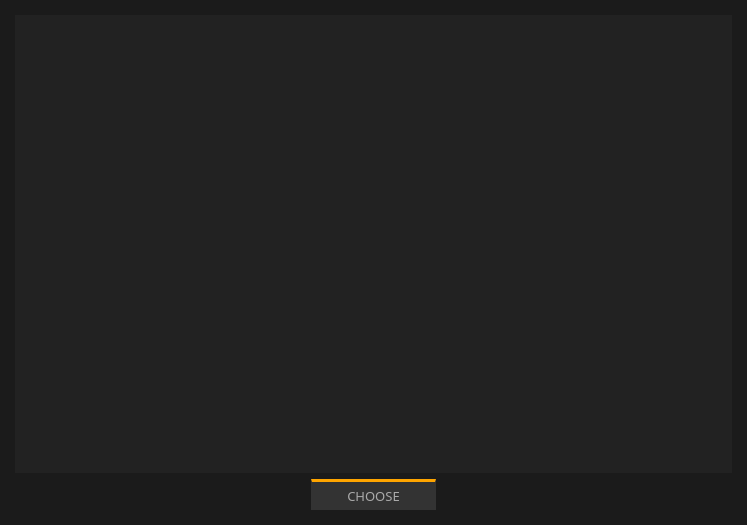
<?xml version="1.0" encoding="UTF-8"?>
<ui version="4.0">
 <class>AddressBookDialog</class>
 <widget class="QDialog" name="AddressBookDialog">
  <property name="geometry">
   <rect>
    <x>0</x>
    <y>0</y>
    <width>747</width>
    <height>525</height>
   </rect>
  </property>
  <property name="font">
   <font>
    <family>Poppins</family>
   </font>
  </property>
  <property name="windowTitle">
   <string>Select address</string>
  </property>
  <property name="styleSheet">
   <string notr="true">background-color: #1b1b1b; color: #9b8b27;</string>
  </property>
  <layout class="QVBoxLayout" name="verticalLayout">
   <property name="leftMargin">
    <number>15</number>
   </property>
   <property name="topMargin">
    <number>15</number>
   </property>
   <property name="rightMargin">
    <number>15</number>
   </property>
   <property name="bottomMargin">
    <number>15</number>
   </property>
   <item>
    <widget class="QTreeView" name="m_addressBookView">
     <property name="font">
      <font>
       <family>Poppins</family>
      </font>
     </property>
     <property name="styleSheet">
      <string notr="true">background-color: #222; color: #aaa; border: 0px;</string>
     </property>
    </widget>
   </item>
   <item>
    <layout class="QHBoxLayout" name="horizontalLayout">
     <item>
      <spacer name="horizontalSpacer">
       <property name="orientation">
        <enum>Qt::Horizontal</enum>
       </property>
       <property name="sizeHint" stdset="0">
        <size>
         <width>40</width>
         <height>20</height>
        </size>
       </property>
      </spacer>
     </item>
     <item>
      <widget class="QPushButton" name="m_okButton">
       <property name="minimumSize">
        <size>
         <width>125</width>
         <height>31</height>
        </size>
       </property>
       <property name="font">
        <font>
         <family>Poppins</family>
         <pointsize>-1</pointsize>
        </font>
       </property>
       <property name="styleSheet">
        <string notr="true">color: #aaa; 
background-color: #333; 
border-top: 3px solid orange; 
font-size: 13px;
font-family: Poppins;</string>
       </property>
       <property name="text">
        <string>CHOOSE</string>
       </property>
      </widget>
     </item>
     <item>
      <spacer name="horizontalSpacer_2">
       <property name="orientation">
        <enum>Qt::Horizontal</enum>
       </property>
       <property name="sizeHint" stdset="0">
        <size>
         <width>40</width>
         <height>20</height>
        </size>
       </property>
      </spacer>
     </item>
    </layout>
   </item>
  </layout>
 </widget>
 <resources/>
 <connections>
  <connection>
   <sender>m_okButton</sender>
   <signal>clicked()</signal>
   <receiver>AddressBookDialog</receiver>
   <slot>accept()</slot>
   <hints>
    <hint type="sourcelabel">
     <x>694</x>
     <y>499</y>
    </hint>
    <hint type="destinationlabel">
     <x>373</x>
     <y>262</y>
    </hint>
   </hints>
  </connection>
  <connection>
   <sender>m_addressBookView</sender>
   <signal>doubleClicked(QModelIndex)</signal>
   <receiver>AddressBookDialog</receiver>
   <slot>accept()</slot>
   <hints>
    <hint type="sourcelabel">
     <x>373</x>
     <y>242</y>
    </hint>
    <hint type="destinationlabel">
     <x>373</x>
     <y>262</y>
    </hint>
   </hints>
  </connection>
 </connections>
</ui>
